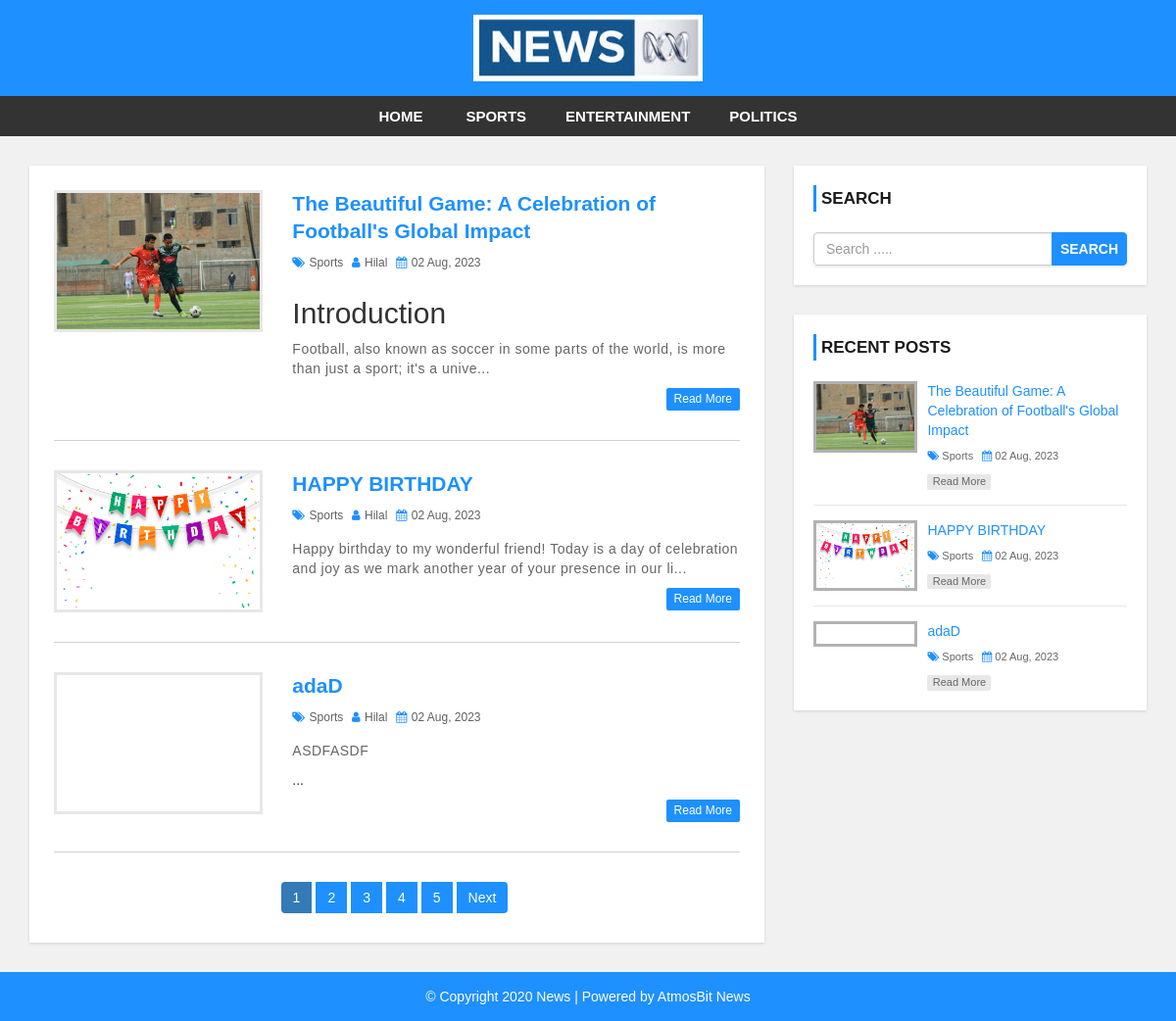
The page / on the database its author committed.
### tables this page shows
CREATE TABLE `settings` (
  `id` int(11) NOT NULL,
  `websitename` varchar(60) NOT NULL,
  `logo` varchar(50) NOT NULL,
  `footerdesc` varchar(255) NOT NULL
);

CREATE TABLE `category` (
  `category_id` int(11) NOT NULL,
  `category_name` varchar(100) NOT NULL,
  `post` int(11) NOT NULL DEFAULT 0
);

CREATE TABLE `post` (
  `post_id` int(11) NOT NULL,
  `title` varchar(100) NOT NULL,
  `description` text NOT NULL,
  `category` varchar(100) NOT NULL,
  `post_date` varchar(50) NOT NULL,
  `author` int(11) NOT NULL,
  `post_img` varchar(100) NOT NULL
);

CREATE TABLE `user` (
  `user_id` int(10) UNSIGNED NOT NULL,
  `first_name` varchar(30) NOT NULL,
  `last_name` varchar(30) NOT NULL,
  `username` varchar(30) DEFAULT NULL,
  `password` varchar(40) DEFAULT NULL,
  `role` int(11) NOT NULL
);

### config.php (called while the page is built, shortened)
<?php
$hostname = "http://localhost/github/news-site";
?>

### index.php (the view, shortened to what this page needs)
<?php include 'header.php'; ?>
    <div id="main-content">
        <div class="container">
            <div class="row">
                <div class="col-md-8">
                    <div class="post-container">
                      <?php
                        include "config.php";
                        $limit = 3;
                        if(isset($_GET['page'])){
                          $page = $_GET['page'];
                        }else{
                          $page = 1;
                        }
                        $offset = ($page - 1) * $limit;
                        $sql = "SELECT post.post_id, post.title, post.description,post.post_date,post.author,
                        category.category_name,user.username,post.category,post.post_img FROM post
                        LEFT JOIN category ON post.category = category.category_id
                        LEFT JOIN user ON post.author = user.user_id
                        ORDER BY post.post_id DESC LIMIT {$offset},{$limit}";
                        $result = mysqli_query($conn, $sql) or die("Query Failed.");
                        if(mysqli_num_rows($result) > 0){
                          while($row = mysqli_fetch_assoc($result)) {
                      ?>
                        <div class="post-content">
                            <div class="row">
                                <div class="col-md-4">
                                  <a class="post-img" href="single.php?id=<?php echo $row['post_id']; ?>"><img src="admin/upload/<?php echo $row['post_img']; ?>" alt=""/></a>
                                </div>
                                <div class="col-md-8">
                                  <div class="inner-content clearfix">
                                      <h3><a href='single.php?id=<?php echo $row['post_id']; ?>'><?php echo $row['title']; ?></a></h3>
                                      <div class="post-information">
                                          <span>
                                              <i class="fa fa-tags" aria-hidden="true"></i>
                                              <a href='category.php?cid=<?php echo $row['category']; ?>'><?php echo $row['category_name']; ?></a>
                                          </span>
                                          <span>
                                              <i class="fa fa-user" aria-hidden="true"></i>
                                              <a href='author.php?aid=<?php echo $row['author']; ?>'><?php echo $row['username']; ?></a>
                                          </span>
                                          <span>
                                              <i class="fa fa-calendar" aria-hidden="true"></i>
                                              <?php echo $row['post_date']; ?>
                                          </span>
                                      </div>
                                      <p class="description">
                                          <?php echo substr($row['description'],0,130) . "..."; ?>
                                      </p>
                                      <a class='read-more pull-right' href='single.php?id=<?php echo $row['post_id']; ?>'>read more</a>
                                  </div>
                                </div>
                            </div>
                        </div>
                        <?php
                          }
                        }else{
                          echo "<h2>No Record Found.</h2>";
                        }
                        $sql1 = "SELECT * FROM post";
                        $result1 = mysqli_query($conn, $sql1) or die("Query Failed.");
                        if(mysqli_num_rows($result1) > 0){
                          $total_records = mysqli_num_rows($result1);
                          $total_page = ceil($total_records / $limit);
                          echo '<ul class="pagination admin-pagination">';
                          for($i = 1; $i <= $total_page; $i++){
                            if($i == $page){
                              $active = "active";
                            }else{
                              $active = "";
                            }
                            echo '<li class="'.$active.'"><a href="index.php?page='.$i.'">'.$i.'</a></li>';
                          }
                          if($total_page > $page){
                            echo '<li><a href="index.php?page='.($page + 1).'">Next</a></li>';
                          }
                          echo '</ul>';
                        }
                        ?>
                    </div>
                </div>
                <?php include 'sidebar.php'; ?>
            </div>
        </div>
    </div>
<?php include 'footer.php'; ?>

### header.php (shortened to what this page needs)
<?php
  include "config.php";
?>
<!DOCTYPE html>
<html lang="en">
<head>
    <link rel="stylesheet" href="css/bootstrap.min.css" />
    <link rel="stylesheet" href="css/font-awesome.css">
    <link rel="stylesheet" href="css/style.css">
</head>
<body>
<div id="header">
    <div class="container">
        <div class="row">
            <div class=" col-md-offset-4 col-md-4">
              <?php
                include "config.php";
                $sql = "SELECT * FROM settings";
                $result = mysqli_query($conn, $sql) or die("Query Failed.");
                if(mysqli_num_rows($result) > 0){
                  while($row = mysqli_fetch_assoc($result)) {
                    if($row['logo'] == ""){
                      echo '<a href="index.php"><h1>'.$row['websitename'].'</h1></a>';
                    }else{
                      echo '<a href="index.php" id="logo"><img src="admin/images/'. $row['logo'] .'"></a>';
                    }
                  }
                }
                ?>
            </div>
        </div>
    </div>
</div>
<div id="menu-bar">
    <div class="container">
        <div class="row">
            <div class="col-md-12">
              <?php
                include "config.php";
                $sql = "SELECT * FROM category WHERE post > 0";
                $result = mysqli_query($conn, $sql) or die("Query Failed. : Category");
                if(mysqli_num_rows($result) > 0){
                  $active = "";
              ?>
                <ul class='menu'>
                  <li><a href='<?php echo $hostname; ?>'>Home</a></li>
                  <?php while($row = mysqli_fetch_assoc($result)) {
                    echo "<li><a class='{$active}' href='category.php?cid={$row['category_id']}'>{$row['category_name']}</a></li>";
                  } ?>
                </ul>
                <?php } ?>
            </div>
        </div>
    </div>
</div>

### sidebar.php
<div id="sidebar" class="col-md-4">
    <div class="search-box-container">
        <h4>Search</h4>
        <form class="search-post" action="search.php" method ="GET">
            <div class="input-group">
                <input type="text" name="search" class="form-control" placeholder="Search .....">
                <span class="input-group-btn">
                    <button type="submit" class="btn btn-danger">Search</button>
                </span>
            </div>
        </form>
    </div>
    <div class="recent-post-container">
        <h4>Recent Posts</h4>
        <?php
        include "config.php";
        $limit = 3;
        $sql = "SELECT post.post_id, post.title, post.post_date,
        category.category_name,post.category,post.post_img FROM post
        LEFT JOIN category ON post.category = category.category_id
        ORDER BY post.post_id DESC LIMIT {$limit}";
        $result = mysqli_query($conn, $sql) or die("Query Failed. : Recent Post");
        if(mysqli_num_rows($result) > 0){
          while($row = mysqli_fetch_assoc($result)) {
      ?>
        <div class="recent-post">
            <a class="post-img" href="single.php?id=<?php echo $row['post_id']; ?>">
                <img src="admin/upload/<?php echo $row['post_img']; ?>" alt=""/>
            </a>
            <div class="post-content">
                <h5><a href="single.php?id=<?php echo $row['post_id']; ?>"><?php echo $row['title']; ?></a></h5>
                <span>
                    <i class="fa fa-tags" aria-hidden="true"></i>
                    <a href='category.php?cid=<?php echo $row['category']; ?>'><?php echo $row['category_name']; ?></a>
                </span>
                <span>
                    <i class="fa fa-calendar" aria-hidden="true"></i>
                    <?php echo $row['post_date']; ?>
                </span>
                <a class="read-more" href="single.php?id=<?php echo $row['post_id']; ?>">read more</a>
            </div>
        </div>
    <?php
      }
    }
    ?>
    </div>
</div>

### footer.php
<div id ="footer">
    <div class="container">
        <div class="row">
            <div class="col-md-12">
              <?php
                include "config.php";
                $sql = "SELECT * FROM settings";
                $result = mysqli_query($conn, $sql) or die("Query Failed.");
                if(mysqli_num_rows($result) > 0){
                  while($row = mysqli_fetch_assoc($result)) {
              ?>
                <span><?php echo $row['footerdesc']; ?></span>
              <?php
                }
              }
              ?>
            </div>
        </div>
    </div>
</div>
</body>
</html>

### css/style.css (style rules this page uses)
body { background: #f1f1f1; font-family: sans-serif,arial,Helvetica; }
a, a:hover, a:focus { text-decoration: none; outline: none; }
ul { margin:0; padding:0; list-style:none; }
form { background: #fff; padding: 25px; box-shadow:0 1px 3px rgba(0, 0, 0, 0.13); }
#header { background: #1e90ff; text-align: center; padding: 15px; }
#logo { display: inline-block; width: 65%; }
#logo img { width: 100%; }
#menu-bar { background: #333; text-align: center; }
#menu-bar .menu > li { display: inline-block; }
.menu > li > a { padding: 10px 20px; display: block; text-transform: uppercase; color: #fff; font-size: 15px; font-weight:600; transition:all 0.5s ease 0s; }
#main-content { padding: 30px 0; min-height: 750px; }
#main-content .post-container { background-color: #fff; padding: 25px; box-shadow: 0 1px 3px rgba(0, 0, 0, 0.13); }
#main-content .post-content { border-bottom: 1px solid #d1d1d1; padding: 0 0 30px; margin-bottom:30px; }
#main-content .post-content img { width: 100%; }
#main-content .post-content .post-img { border: 3px solid #e7e7e7; display: block; height: 145px; overflow: hidden; transition: border .3s; }
#main-content .post-content h3 { font-size: 21px; line-height: 28px; font-weight: 600; margin: 0 0 7px; }
#main-content .post-content h3 a { color: #1e90ff; transition:all 0.3s; }
#main-content .post-content .post-information span { color: #606060; font-size: 12px; text-transform: capitalize; margin: 0 5px 5px 0; display: inline-block; }
#main-content .post-content .post-information i { color: #1e90ff; margin-right: 1px; }
#main-content .post-content .post-information a { color: #606060; text-decoration: none; }
#main-content .post-content p, #main-content .single-post p { color: #666; font-size: 14px; letter-spacing: 0.5px; margin:0 0 10px; }
#main-content .post-content a.read-more { color: #fff; background-color: #1E90FF; font-size: 12px; text-transform: capitalize; padding: 3px 8px; border-radius: 2px; transition: all 0.3s; }
.pagination { display: block; text-align: center; margin: 0; }
.pagination li { display:inline-block; margin: 0 5px 0 0; }
.pagination li a { border: none; background: #1e90ff; color: #fff; }
i.fa { color:#222; }
#sidebar h4 { color: #1A1A1A; font-size: 17px; line-height: 27px; font-weight:600; text-transform: uppercase; padding: 0 0 0 5px; margin: 0 0 21px; border-left: 3px solid #1e90ff; }
#sidebar .search-box-container { background-color: #fff; padding: 20px; margin: 0 0 30px; box-shadow: 0 1px 3px rgba(0, 0, 0, 0.13); }
#sidebar .search-post { padding: 0; }
#sidebar .search-post input { color: #606060; }
#sidebar .search-post .btn { font-weight: 600; text-transform: uppercase; padding: 6px 8px; background-color: #1E90FF; border-color: #1E90FF; outline: none; }
#sidebar .recent-post-container { padding: 20px; background: #fff; box-shadow: 0 1px 3px rgba(0, 0, 0, 0.13); }
#sidebar .recent-post { border-bottom: 1px solid #e7e7e7; padding: 0 0 15px; margin: 0 0 15px; }
#sidebar .recent-post:last-child { margin: 0; padding: 0; border: none; }
#sidebar .recent-post .post-img { display: inline-block; width: 33%; border: 3px solid rgba(0,0,0,0.3); vertical-align: top; transition: border .3s; }
#sidebar .recent-post .post-img img { width: 100%; }
#sidebar .recent-post .post-content { width: 65%; display: inline-block; border: none; padding: 0 0 0 7px; margin: 0; }
#sidebar .recent-post h5 { font-size: 14px; line-height: 20px; margin: 0 0 5px; }
#sidebar .recent-post h5 a { color: #1E90FF; }
#sidebar .recent-post span { color: #666; font-size: 11px; display: inline-block; margin: 0 5px 10px 0; }
#sidebar .recent-post span a { color: #666; }
#sidebar .recent-post span i { color: #1E90FF; }
#sidebar .recent-post a.read-more { color: #666; background-color: rgba(0,0,0,0.09); width: 65px; font-size: 11px; text-align: center; padding: 0; display: block; transition: all 0.3s; }
#footer { color: #fff; padding:15px 0; text-align:center; background-color:#1e90ff; }
#footer a { color:#fff; }

### rows shown on the page
settings: logo (picture), footerdesc "© Copyright 2020 News | Powered by AtmosBit News"
category: category_name "SPORTS"
category: category_name "ENTERTAINMENT"
category: category_name "POLITICS"
post: post_img (picture), title "The Beautiful Game: A Celebration of Football's Global Impact", category.category_name "Sports", user.username "Hilal", post_date "02 Aug, 2023", description "Introduction Football, also known as soccer in some parts of the world, is more than just a sport; it's a unive"
post: post_img (picture), title "HAPPY BIRTHDAY", category.category_name "Sports", user.username "Hilal", post_date "02 Aug, 2023", description "Happy birthday to my wonderful friend! Today is a day of celebration and joy as we mark another year of your presence in our li"
post: title "adaD", category.category_name "Sports", user.username "Hilal", post_date "02 Aug, 2023", description "ASDFASDF"
